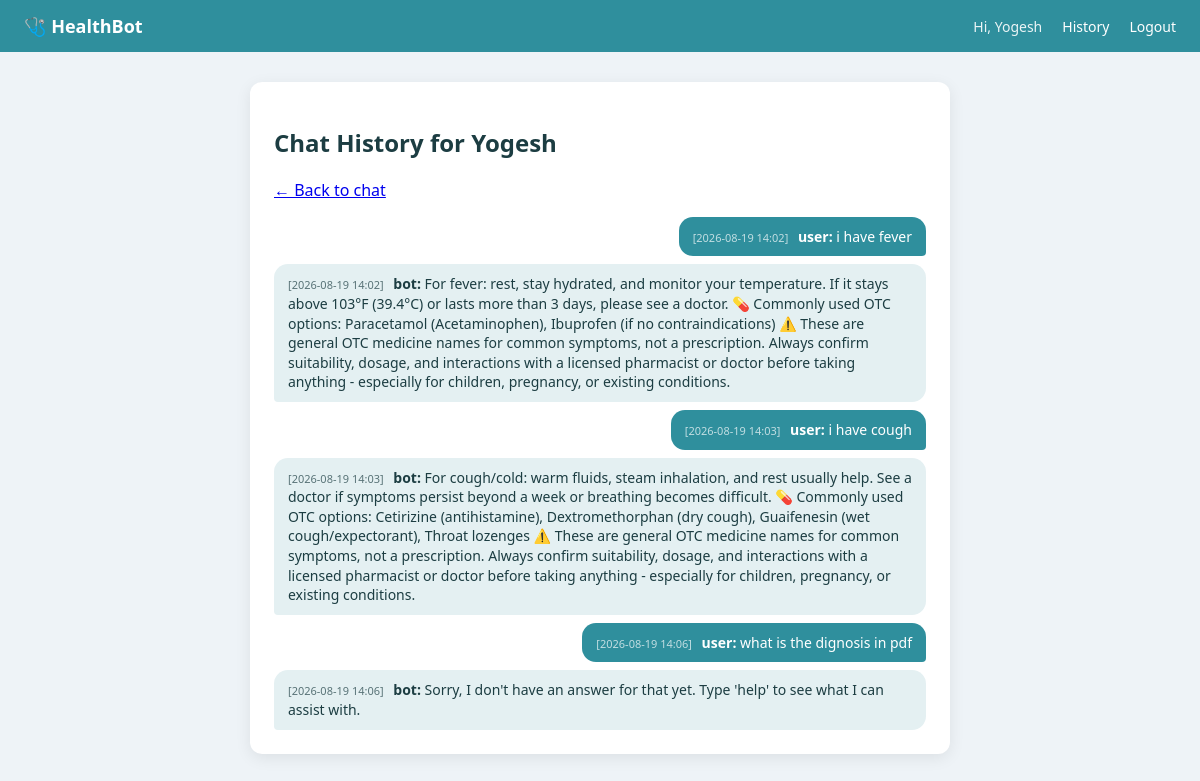
Screenshot of /history (signed in) with the database file from the repository.
### models.py (models this page shows, shortened)
class User(db.Model, UserMixin):
    __tablename__ = "users"
    id = db.Column(db.Integer, primary_key=True)
    username = db.Column(db.String(80), unique=True, nullable=False)
    email = db.Column(db.String(120), unique=True, nullable=False)
    password_hash = db.Column(db.String(255), nullable=False)
    created_at = db.Column(db.DateTime, default=datetime.utcnow)
    messages = db.relationship("ChatMessage", backref="user", lazy=True,
                                cascade="all, delete-orphan")
    documents = db.relationship("Document", backref="user", lazy=True,
                                 cascade="all, delete-orphan")

class ChatMessage(db.Model):
    __tablename__ = "chat_messages"
    id = db.Column(db.Integer, primary_key=True)
    user_id = db.Column(db.Integer, db.ForeignKey("users.id"), nullable=False)
    sender = db.Column(db.String(10), nullable=False)  # 'user' or 'bot'
    message = db.Column(db.Text, nullable=False)
    timestamp = db.Column(db.DateTime, default=datetime.utcnow)

### app.py (the view)
@app.route("/history")
@login_required
def history():
    messages = (
        ChatMessage.query
        .filter_by(user_id=current_user.id)
        .order_by(ChatMessage.timestamp.asc())
        .all()
    )
    return render_template("history.html", messages=messages, username=current_user.username)

### app.py (called while the page is built)
@login_manager.user_loader
def load_user(user_id):
    return User.query.get(int(user_id))

### templates/history.html (shortened to what this page needs)
{% extends "base.html" %}
{% block content %}
<div class="history-container">
  <h2>Chat History for {{ username }}</h2>
  <a href="{{ url_for('chat_page') }}">&larr; Back to chat</a>
  <div class="history-list">
    {% for msg in messages %}
      <div class="message {{ msg.sender }}">
        <span class="ts">[{{ msg.timestamp.strftime('%Y-%m-%d %H:%M') }}]</span>
        <strong>{{ msg.sender }}:</strong> {{ msg.message }}
      </div>
    {% else %}
      <p class="muted">No messages yet.</p>
    {% endfor %}
  </div>
</div>
{% endblock %}

### templates/base.html (shortened to what this page needs)
<!DOCTYPE html>
<html lang="en">
<head>
<link rel="stylesheet" href="{{ url_for('static', filename='style.css') }}">
</head>
<body>
  <nav class="navbar">
    <span class="brand">🩺 HealthBot</span>
    {% if current_user.is_authenticated %}
      <span class="nav-user">Hi, {{ current_user.username }}</span>
      <a href="{{ url_for('history') }}">History</a>
      <a href="{{ url_for('logout') }}">Logout</a>
    {% else %}
      <a href="{{ url_for('login') }}">Login</a>
      <a href="{{ url_for('register') }}">Register</a>
    {% endif %}
  </nav>
  <div class="page-content">
    {% block content %}{% endblock %}
  </div>
</body>
</html>

### static/style.css (style rules this page uses)
* { box-sizing: border-box; }
body { font-family: 'Segoe UI', Arial, sans-serif; background: #eef3f7; margin: 0; color: #1c3d42; }
.navbar { background: #2f8f9d; color: white; padding: 14px 24px; display: flex; align-items: center; gap: 20px; }
.navbar .brand { font-weight: 700; font-size: 18px; margin-right: auto; }
.navbar a { color: white; text-decoration: none; font-size: 14px; }
.nav-user { font-size: 14px; opacity: 0.9; }
.page-content { display: flex; justify-content: center; padding: 30px 16px; }
.message { max-width: 85%; padding: 10px 14px; border-radius: 14px; line-height: 1.4; font-size: 14px; }
.message.bot { background: #e4f0f2; color: #1c3d42; align-self: flex-start; border-bottom-left-radius: 4px; }
.message.user { background: #2f8f9d; color: white; align-self: flex-end; border-bottom-right-radius: 4px; }
.history-container { background: white; padding: 24px; border-radius: 12px; width: 100%; max-width: 700px; box-shadow: 0 4px 16px rgba(0,0,0,0.08); }
.history-list { margin-top: 16px; display: flex; flex-direction: column; gap: 8px; }
.history-list .message { max-width: 100%; }
.ts { font-size: 11px; opacity: 0.7; margin-right: 6px; }

### rows the page displays
User: username "Yogesh"
ChatMessage: timestamp "2026-08-19 14:02", sender "user", message "i have fever"
ChatMessage: timestamp "2026-08-19 14:02", sender "bot", message "For fever: rest, stay hydrated, and monitor your temperature. If it stays above 103°F (39.4°C) or lasts more than 3 days, please see a doctor. 💊 Commonly used OTC options: Paracetamol (Acetaminophen), Ibuprofen (if no contraindications) ⚠️ These are general OTC medicine names for common symptoms, not a prescription. Always confirm suitability, dosage, and interactions with a licensed pharmacist or doctor before taking anything - especially for children, pregnancy, or existing conditions."
ChatMessage: timestamp "2026-08-19 14:03", sender "user", message "i have cough"
ChatMessage: timestamp "2026-08-19 14:03", sender "bot", message "For cough/cold: warm fluids, steam inhalation, and rest usually help. See a doctor if symptoms persist beyond a week or breathing becomes difficult. 💊 Commonly used OTC options: Cetirizine (antihistamine), Dextromethorphan (dry cough), Guaifenesin (wet cough/expectorant), Throat lozenges ⚠️ These are general OTC medicine names for common symptoms, not a prescription. Always confirm suitability, dosage, and interactions with a licensed pharmacist or doctor before taking anything - especially for children, pregnancy, or existing conditions."
ChatMessage: timestamp "2026-08-19 14:06", sender "user", message "what is the dignosis in pdf"
ChatMessage: timestamp "2026-08-19 14:06", sender "bot", message "Sorry, I don't have an answer for that yet. Type 'help' to see what I can assist with."
